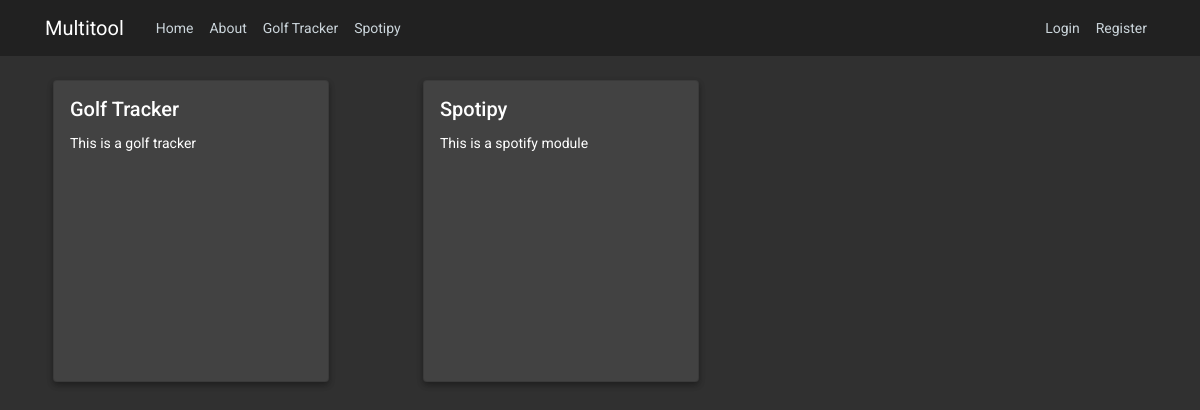
The page /home on the database its author committed.
### multitool/models.py (models this page shows, shortened)
class Module(db.Model):
    id = db.Column(db.Integer, primary_key=True)
    title = db.Column(db.String(100), nullable=False)
    description = db.Column(db.Text, nullable=False)
    image_file = db.Column(db.String(20), nullable=False, default='default.jpg')
    url = db.Column(db.String(100), nullable=False)

### multitool/main/routes.py (the view)
@main.route("/")
@main.route("/home")
def home():
    modules = Module.query.all()
    return render_template('home.html', modules=modules)

### multitool/templates/home.html
{% extends "layout.html" %}
{% block content %}
    <div class="serv">
        <ul>
        {% for module in modules %}
        <li><a href="/{{ module.url }}" style="text-decoration: none;">
            <div class="card dark-card-sm mb-5 mx-2">
                <div class="card-content">
                    <h5 class="card-title">{{ module.title }}</h5>
                    <p class="card-text">{{ module.description }}</p>
                </div>
            </div>
        </li></a>
        {% endfor %}
        </ul>
    </div>
{% endblock content %}

### multitool/static/main.css (style rules this page uses)
body { font-family: 'Roboto', sans-serif; font-size: 14px; background: #303030; color: #ffffff; margin-top: 5rem; }
h1, h2, h3, h4, h5, h6 { color: #ffffff; }
.serv ul { display: flex; flex-wrap: wrap; padding-left: 0; }
.serv ul li { list-style: none; flex: 0 0 33.333333%; }
.dark-card-sm { background: #424242; box-shadow: 0 3px 6px rgba(0,0,0,0.16), 0 3px 6px rgba(0,0,0,0.23); transition: all 0.3s cubic-bezier(.25,.8,.25,1); width: 23vw; }
.card-content { min-height: 300px; color: #ffffff; -webkit-box-flex: 1; -ms-flex: 1 1 auto; flex: 1 1 auto; padding: 1rem; }

### rows shown on the page
Module: title "Golf Tracker", description "This is a golf tracker"
Module: title "Spotipy", description "This is a spotify module"
